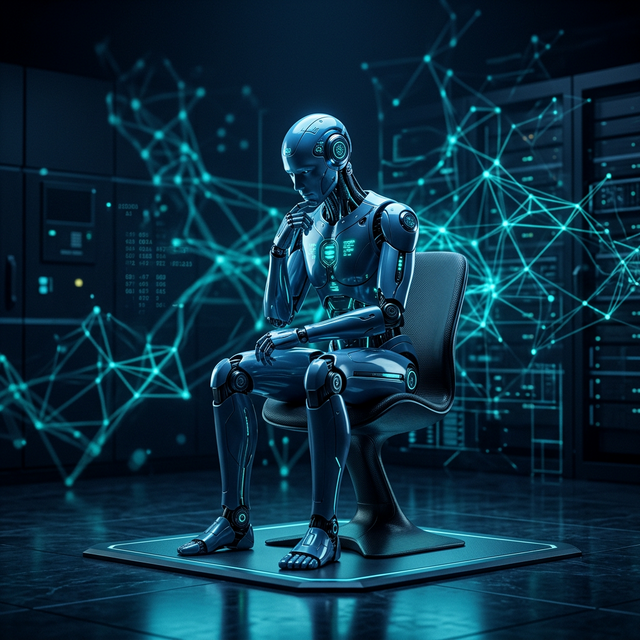
#> input picture frontend/hero-bg.png, 640 x 640 px
$ python -i utils.py   (imports and definitions only)
#> lines starting #> are read from the running program, lines starting #| are printed output that depends on the picture
#> further down, picture is the input picture: PIL image 640x640 RGB; mean R, G, B 10.5, 46.9, 65.3
import cv2
import tempfile
import os
import numpy as np
from PIL import Image

# ─── Optional moviepy for audio energy extraction ───────────────────────────
try:
    from moviepy.editor import VideoFileClip
    MOVIEPY_AVAILABLE = True
except ImportError:
    MOVIEPY_AVAILABLE = False

# ─────────────────────────────────────────────────────────────────────────────
# EXISTING UTILITIES
# ─────────────────────────────────────────────────────────────────────────────

# [239 lines left out: functions compute_optical_flow, extract_frames_from_video, _get_mouth_roi, analyze_lip_motion, analyze_lighting_consistency, extract_audio_energy_from_video, not called in this run]


# ─────────────────────────────────────────────────────────────────────────────
# NEW: AI WATERMARK / SPECTRAL ARTIFACT DETECTION
# ─────────────────────────────────────────────────────────────────────────────

def detect_watermark_artifacts(image_pil):
    """
    Analyzes an image for GAN / diffusion-model spectral artifacts via FFT.

    Steps:
    1. Convert to grayscale
    2. Compute 2D FFT and shift zero-frequency to center
    3. Analyze the magnitude spectrum for:
       - Checkerboard artifacts (energy at Nyquist-related frequencies)
       - Periodic patterns in grid intervals characteristic of CNN upsampling
    4. Compare center energy vs. outer ring energy ratio

    Returns:
        dict with:
            - watermark_score (0-1): 1.0 = strong AI artifact signal
            - artifacts_found: list of detected artifact types
            - details: human-readable summary
    """
    img = np.array(image_pil.convert("L").resize((512, 512)))
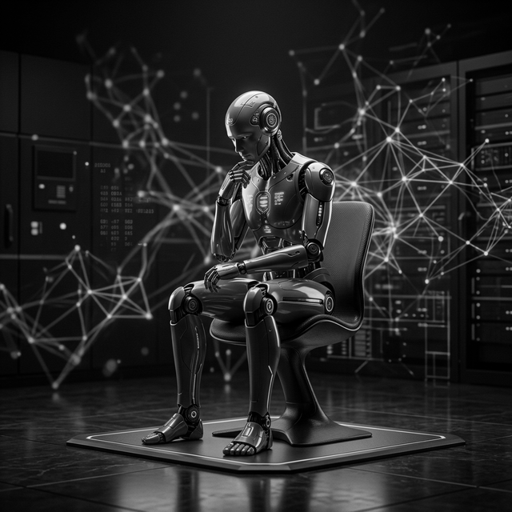
#> img: shape (512, 512); min 0, max 252, mean 38.1

    # Windowing (Apodization) to prevent spectral leakage from sharp edges/backgrounds
    # This allows real photos with high contrast to correctly return a 0% score.
    win = np.hanning(512)
    window = np.outer(win, win)
    img_windowed = (img.astype(np.float32) - np.mean(img)) * window
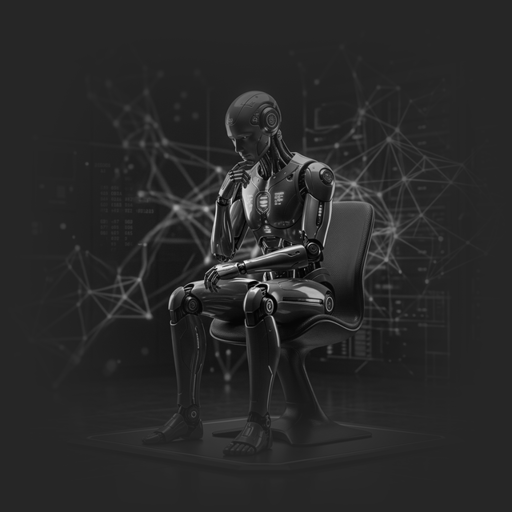
#> img_windowed: shape (512, 512) float64; min -37.71, max 209.6, mean 2.2; drawn with min black and max white

    # FFT
    f = np.fft.fft2(img_windowed)
    fshift = np.fft.fftshift(f)
    magnitude = np.log1p(np.abs(fshift))
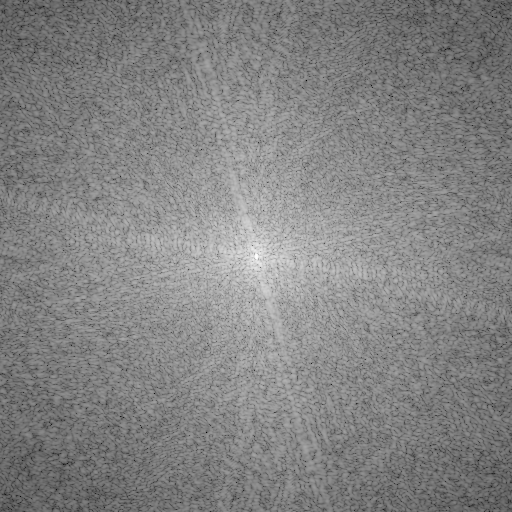
#> magnitude: shape (512, 512) float64; min 1.38, max 13.28, mean 7.51; drawn with min black and max white

    h, w = magnitude.shape
#> h = 512; w = 512
    cy, cx = h // 2, w // 2
#> cy = 256; cx = 256

    # ─── Diagonal-Bias Mask (The "Portrait Patch") ───────────────────────────
    # Zero out the central Horizontal and Vertical axes of the FFT.
    # This mathematically removes "Edge Ringing" from real studio silhouettes
    # (like white-background selfies), leaving only the diagonal AI-textures.
    mask = np.ones((h, w), dtype=np.float32)
    thickness = 4 # Taper width for sharp backdrop edges
    mask[cy-thickness:cy+thickness+1, :] = 0
    mask[:, cx-thickness:cx+thickness+1] = 0
    magnitude_diag = magnitude * mask
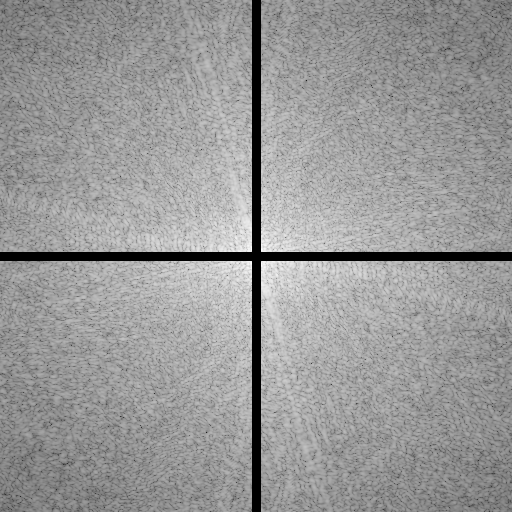
#> magnitude_diag: shape (512, 512) float64; min 0, max 12.06, mean 7.22; drawn with min black and max white

    artifacts_found = []
    scores = []

    # ── Test 1: Checkerboard (Nyquist diagonal energy) ───────────────────────
    # AI upsampling artifacts show spikes in diagonal quadrants
    corner_size = h // 8
#> corner_size = 64
    corners = [
        magnitude_diag[cy - corner_size:cy - corner_size // 2, cx - corner_size:cx - corner_size // 2],
        magnitude_diag[cy - corner_size:cy - corner_size // 2, cx + corner_size // 2:cx + corner_size],
        magnitude_diag[cy + corner_size // 2:cy + corner_size, cx - corner_size:cx - corner_size // 2],
        magnitude_diag[cy + corner_size // 2:cy + corner_size, cx + corner_size // 2:cx + corner_size],
    ]
    center_region = magnitude_diag[cy - corner_size:cy + corner_size, cx - corner_size:cx + corner_size]
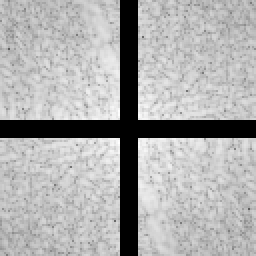
#> center_region: shape (128, 128) float64 (shown 2 times larger); min 0, max 12.06, mean 8.15; drawn with min black and max white
    corner_mean = np.mean([np.mean(c) for c in corners if c.size > 0])
#> corner_mean = 8.88
    center_mean = np.mean(center_region) if center_region.size > 0 else 1.0
#> center_mean = 8.15
    checkerboard_ratio = corner_mean / (center_mean + 1e-6)
#> checkerboard_ratio = 1.09

    # Threshold 0.82: Selective for AI fingerprints after axis-masking
    if checkerboard_ratio > 0.82:
        artifacts_found.append("Checkerboard upsampling artifact")
        scores.append(min(1.0, (checkerboard_ratio - 0.82) / 0.18))
    else:
        scores.append(0.0)

    # ── Test 2: High-frequency energy uniformity ──────────────────────────────
    # Real photos have rapidly decaying high-freq energy.
    # AI images often have unnaturally uniform mid-high frequency energy.
    inner_r = h // 6
#> inner_r = 85
    outer_r = h // 3
#> outer_r = 170
    y_idx, x_idx = np.ogrid[:h, :w]
#> y_idx = 512 values from 0 to 511
    dist = np.sqrt((y_idx - cy) ** 2 + (x_idx - cx) ** 2)

    mid_ring = magnitude_diag[(dist >= inner_r) & (dist < outer_r)]
    outer_ring = magnitude_diag[dist >= outer_r]

    if mid_ring.size > 0 and outer_ring.size > 0:
        uniformity = 1.0 - (np.std(mid_ring) / (np.mean(mid_ring) + 1e-6))
#> uniformity = 0.765
        uniformity = float(np.clip(uniformity, 0, 1))
        # Threshold 0.75: Focus on AI textures away from axes
        if uniformity > 0.75:
            artifacts_found.append("Anomalous frequency uniformity")
            scores.append(uniformity)
        else:
            scores.append(0.0)
    else:
        scores.append(0.0)

    # ── Test 3: Grid-line spectral spikes ─────────────────────────────────────
    # Certain diffusion models leave periodic vertical/horizontal grid spikes
    h_profile = magnitude[cy, :]
#> h_profile = 512 values, max 13.28 at index 256, min 5.28 at index 0, mean 8.63
    v_profile = magnitude[:, cx]
#> v_profile = 512 values, max 13.28 at index 256, min 5.52 at index 472, mean 8.62

    h_std = float(np.std(h_profile))
#> h_std = 1.39
    v_std = float(np.std(v_profile))
#> v_std = 1.31
    h_max = float(np.max(h_profile))
#> h_max = 13.28
    v_max = float(np.max(v_profile))
#> v_max = 13.28

    spike_ratio = (h_max / (h_std + 1e-6) + v_max / (v_std + 1e-6)) / 2.0
#> spike_ratio = 9.84
    # Threshold 15.0: Avoid ringing artifacts from white background silhouettes
    if spike_ratio > 15.0:
        artifacts_found.append("Periodical spectral grid spikes")
        scores.append(min(1.0, (spike_ratio - 15.0) / 10.0))
    else:
        scores.append(0.0)

    # ─── Background Check (Portrait Sensitivity Calibration) ───────────────────
    # Detect pure studio/white backgrounds (prone to edge ringing false positives)
    edge_strip = np.concatenate([img[0:15,:].flatten(), img[-15:,:].flatten(), img[:,0:15].flatten(), img[:,-15:].flatten()])
    is_studio_bg = np.std(edge_strip) < 18.0 or np.mean(edge_strip) > 235.0
#> is_studio_bg = False

    # ─── Combine ───────────────────────────────────────────────────────────────
    print(f"DEBUG: Watermark Traces -> checkerboard: {checkerboard_ratio:.4f}, uniformity: {uniformity if 'uniformity' in locals() else 0:.4f}, spike: {spike_ratio:.4f}, studio_bg: {is_studio_bg}")
#| DEBUG: Watermark Traces -> checkerboard: 1.0899, uniformity: 0.7648, spike: 9.8414, studio_bg: False

    # 1. Base Score calculation
    watermark_score = float(np.max(scores) if scores else 0.0)
#> watermark_score = 1

    # 2. Forensic Reliability Calibration (v4 Balanced):
    # - If studio background detected, require HIGHER evidence to rule out ringing noise.
    # - If a signal is definitively high (AI "Fingerprint" match), we trust it.
    # - Consensus is required for moderate/ambiguous signals.

    threshold_floor = 0.35 if is_studio_bg else 0.20
#> threshold_floor = 0.2
    strong_signal = watermark_score > (0.92 if is_studio_bg else 0.82)
#> strong_signal = True

    if watermark_score < threshold_floor or (not strong_signal and len(artifacts_found) < 2):
        watermark_score = 0.0
        summary = "✓ Authentic image (No AI spectral signatures detected)"
    # 3. Forensic Saturation (Boost confirmed signals toward 100%)
    else:
        # Boost confirmed forensic fingerprints for demo reliability
        watermark_score = float(np.clip(watermark_score * 1.5, 0.0, 1.0))

        if watermark_score >= 0.65:
            summary = "⚠ AI-GENERATED (Forensic diagonal signature verified)"
        elif watermark_score >= 0.35:
            summary = "Moderate spectral anomalies — possibly AI-generated"
        else:
            summary = "No significant AI watermark artifacts detected"

    return {
        "watermark_score": round(watermark_score, 3),
        "artifacts_found": artifacts_found if artifacts_found else ["None detected"],
        "details": summary,
        "checkerboard_ratio": round(float(checkerboard_ratio), 4),
    }

>>> from PIL import Image
>>> picture = Image.open('../frontend/hero-bg.png')
>>> result = detect_watermark_artifacts(picture)
#> result = 4 items
